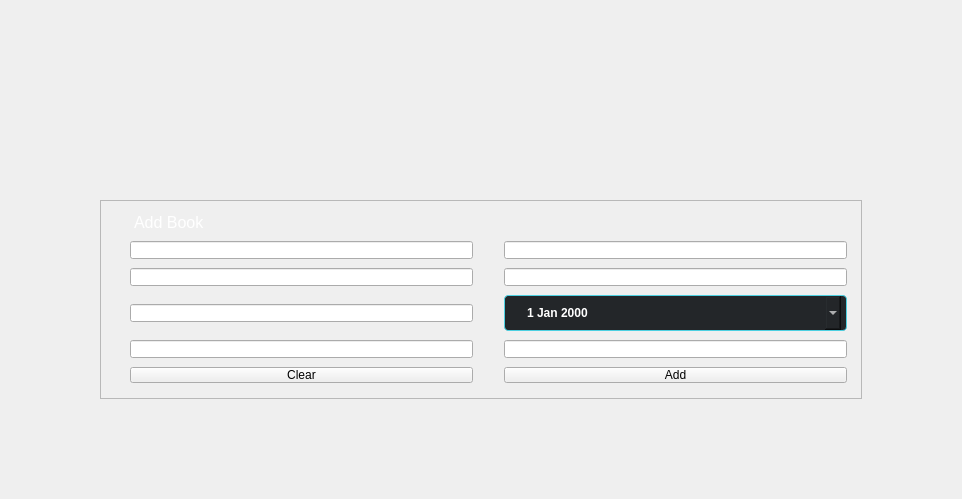
<?xml version="1.0" encoding="UTF-8"?>
<ui version="4.0">
 <class>AddBook</class>
 <widget class="QWidget" name="AddBook">
  <property name="geometry">
   <rect>
    <x>0</x>
    <y>0</y>
    <width>962</width>
    <height>499</height>
   </rect>
  </property>
  <property name="maximumSize">
   <size>
    <width>16777215</width>
    <height>700</height>
   </size>
  </property>
  <property name="windowTitle">
   <string>Form</string>
  </property>
  <layout class="QGridLayout" name="gridLayout_2">
   <property name="leftMargin">
    <number>100</number>
   </property>
   <property name="topMargin">
    <number>200</number>
   </property>
   <property name="rightMargin">
    <number>100</number>
   </property>
   <property name="bottomMargin">
    <number>100</number>
   </property>
   <property name="horizontalSpacing">
    <number>6</number>
   </property>
   <property name="verticalSpacing">
    <number>20</number>
   </property>
   <item row="1" column="0">
    <widget class="QScrollArea" name="scrollArea">
     <property name="sizePolicy">
      <sizepolicy hsizetype="Preferred" vsizetype="Preferred">
       <horstretch>0</horstretch>
       <verstretch>0</verstretch>
      </sizepolicy>
     </property>
     <property name="widgetResizable">
      <bool>true</bool>
     </property>
     <widget class="QWidget" name="scrollAreaWidgetContents">
      <property name="geometry">
       <rect>
        <x>0</x>
        <y>0</y>
        <width>758</width>
        <height>195</height>
       </rect>
      </property>
      <property name="styleSheet">
       <string notr="true">QLineEdit, QLabel{
	margin-right:5px;
	margin-left:20px;
	color: rgb(255, 255, 255);
}
QDateEdit{
	color: rgb(255, 255, 255);
}
QPushButton{
	margin-right:5px;
	margin-left:20px;
}
</string>
      </property>
      <layout class="QGridLayout" name="gridLayout">
       <item row="7" column="0">
        <widget class="QPushButton" name="ClearButton">
         <property name="sizePolicy">
          <sizepolicy hsizetype="Preferred" vsizetype="Fixed">
           <horstretch>0</horstretch>
           <verstretch>0</verstretch>
          </sizepolicy>
         </property>
         <property name="styleSheet">
          <string notr="true"/>
         </property>
         <property name="text">
          <string>Clear</string>
         </property>
         <property name="default">
          <bool>false</bool>
         </property>
         <property name="flat">
          <bool>false</bool>
         </property>
        </widget>
       </item>
       <item row="6" column="2">
        <widget class="QLineEdit" name="BookQuantityLineEdit">
         <property name="sizePolicy">
          <sizepolicy hsizetype="Preferred" vsizetype="Fixed">
           <horstretch>0</horstretch>
           <verstretch>0</verstretch>
          </sizepolicy>
         </property>
         <property name="styleSheet">
          <string notr="true"/>
         </property>
         <property name="echoMode">
          <enum>QLineEdit::Normal</enum>
         </property>
         <property name="placeholderText">
          <string>Quantity</string>
         </property>
        </widget>
       </item>
       <item row="2" column="0">
        <widget class="QLineEdit" name="BookIdLineEdit">
         <property name="sizePolicy">
          <sizepolicy hsizetype="Preferred" vsizetype="Fixed">
           <horstretch>0</horstretch>
           <verstretch>0</verstretch>
          </sizepolicy>
         </property>
         <property name="styleSheet">
          <string notr="true"/>
         </property>
         <property name="placeholderText">
          <string>Book ID</string>
         </property>
        </widget>
       </item>
       <item row="6" column="0">
        <widget class="QLineEdit" name="BookPublisherLineEdit">
         <property name="sizePolicy">
          <sizepolicy hsizetype="Preferred" vsizetype="Fixed">
           <horstretch>0</horstretch>
           <verstretch>0</verstretch>
          </sizepolicy>
         </property>
         <property name="styleSheet">
          <string notr="true"/>
         </property>
         <property name="echoMode">
          <enum>QLineEdit::Normal</enum>
         </property>
         <property name="placeholderText">
          <string>Publisher</string>
         </property>
        </widget>
       </item>
       <item row="5" column="2">
        <widget class="QDateEdit" name="BookPublishedDate">
         <property name="styleSheet">
          <string notr="true">	color: rgb(255,255,255);
   	background-color: rgb(35, 38, 41);
    border: 1px solid rgb(77, 208, 225);
    border-radius: 4px;
    padding: 8px 16px ;
    height: 18px;
    font-weight: bold;
	margin-right:5px;
	margin-left:20px;
	padding-left:20px;</string>
         </property>
         <property name="calendarPopup">
          <bool>true</bool>
         </property>
        </widget>
       </item>
       <item row="3" column="0">
        <widget class="QLineEdit" name="BookTitleLineEdit">
         <property name="sizePolicy">
          <sizepolicy hsizetype="Preferred" vsizetype="Fixed">
           <horstretch>0</horstretch>
           <verstretch>0</verstretch>
          </sizepolicy>
         </property>
         <property name="styleSheet">
          <string notr="true"/>
         </property>
         <property name="placeholderText">
          <string>Title</string>
         </property>
        </widget>
       </item>
       <item row="5" column="0">
        <widget class="QLineEdit" name="BookAuthorLineEdit">
         <property name="sizePolicy">
          <sizepolicy hsizetype="Preferred" vsizetype="Fixed">
           <horstretch>0</horstretch>
           <verstretch>0</verstretch>
          </sizepolicy>
         </property>
         <property name="styleSheet">
          <string notr="true"/>
         </property>
         <property name="placeholderText">
          <string>Author</string>
         </property>
        </widget>
       </item>
       <item row="7" column="2">
        <widget class="QPushButton" name="AddUserButton">
         <property name="sizePolicy">
          <sizepolicy hsizetype="Preferred" vsizetype="Fixed">
           <horstretch>0</horstretch>
           <verstretch>0</verstretch>
          </sizepolicy>
         </property>
         <property name="styleSheet">
          <string notr="true"/>
         </property>
         <property name="text">
          <string>Add</string>
         </property>
         <property name="default">
          <bool>false</bool>
         </property>
         <property name="flat">
          <bool>false</bool>
         </property>
        </widget>
       </item>
       <item row="2" column="2">
        <widget class="QLineEdit" name="BookEditionLineEdit">
         <property name="sizePolicy">
          <sizepolicy hsizetype="Preferred" vsizetype="Fixed">
           <horstretch>0</horstretch>
           <verstretch>0</verstretch>
          </sizepolicy>
         </property>
         <property name="styleSheet">
          <string notr="true"/>
         </property>
         <property name="placeholderText">
          <string>Edition</string>
         </property>
        </widget>
       </item>
       <item row="3" column="2">
        <widget class="QLineEdit" name="BookCategoryLineEdit">
         <property name="sizePolicy">
          <sizepolicy hsizetype="Preferred" vsizetype="Fixed">
           <horstretch>0</horstretch>
           <verstretch>0</verstretch>
          </sizepolicy>
         </property>
         <property name="styleSheet">
          <string notr="true"/>
         </property>
         <property name="placeholderText">
          <string>Category</string>
         </property>
        </widget>
       </item>
       <item row="1" column="0">
        <widget class="QLabel" name="label">
         <property name="sizePolicy">
          <sizepolicy hsizetype="Preferred" vsizetype="Fixed">
           <horstretch>0</horstretch>
           <verstretch>0</verstretch>
          </sizepolicy>
         </property>
         <property name="font">
          <font>
           <pointsize>12</pointsize>
          </font>
         </property>
         <property name="text">
          <string>Add Book</string>
         </property>
        </widget>
       </item>
      </layout>
     </widget>
    </widget>
   </item>
  </layout>
 </widget>
 <resources/>
 <connections/>
</ui>
